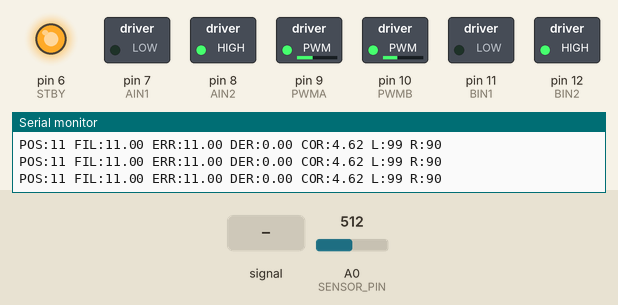
Simulated run of this sketch. Board: Arduino Nano, built with avr-gcc and run on an emulated ATmega328P. Shown: switched loads named in the sketch (green lamp = pin HIGH), output pins drawn as LEDs (lit = HIGH), the last lines printed to the serial monitor. Dashed ring = blinking. The test bench sets the inputs (shaded band); at power-on: A0 (SENSOR_PIN) = 512. Pins used as bus, display or sensor lines are not drawn.

Above: at 2.2 s.
2.3 s: A0 (SENSOR_PIN) fed a 200 Hz sine of ±81 counts around its level
At 2.46 s:
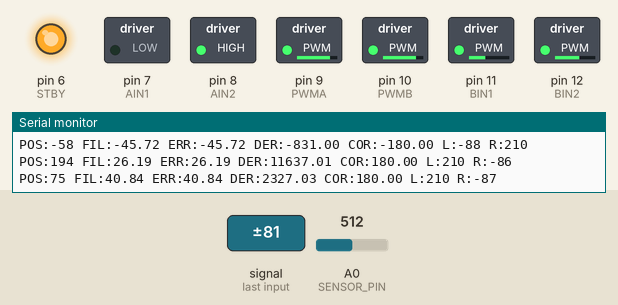
5.3 s: A0 (SENSOR_PIN) set to 710
At 6.4 s:
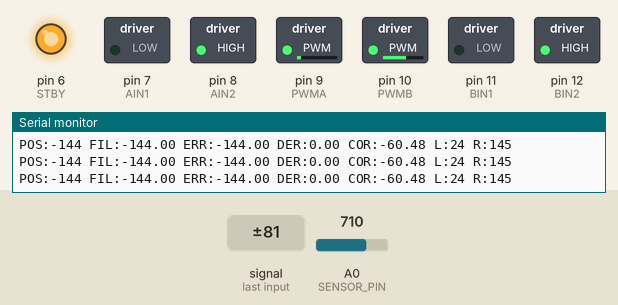
6.9 s: A0 (SENSOR_PIN) set to 511
At 8.2 s:
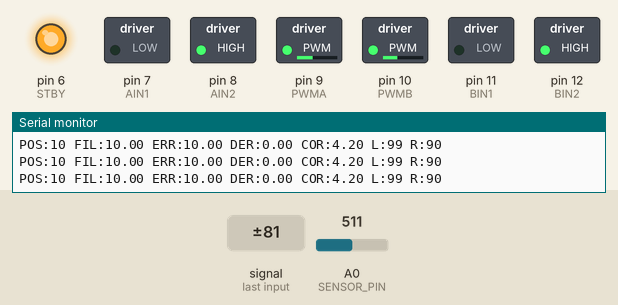
8.5 s: A0 (SENSOR_PIN) set to 900
At 9.4 s:
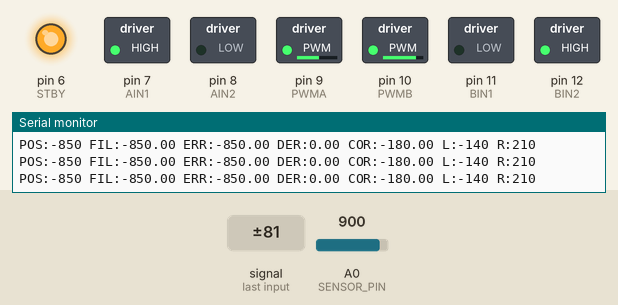
10.0 s: A0 (SENSOR_PIN) set to 799
13.0 s: A0 (SENSOR_PIN) set to 777
At 14.6 s:
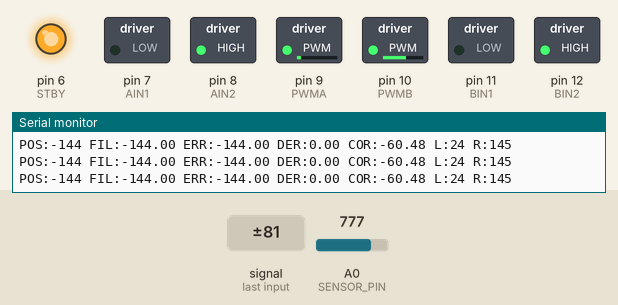
Timing chart, 0 to 15.7 s (numbered marks = the images above; inputs shaded):
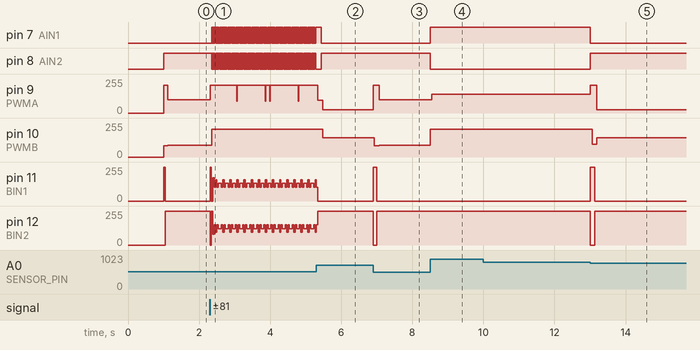

The sketch:

4000.ino
```cpp
// ============================================================
// 16 QTR + MUX + ARDUINO NANO + TB6612
// LINE FOLLOWER - CONTROL DIFERIT: WEIGHTED + FILTERED PD
// ============================================================

// ===================== MUX =====================

const byte S0 = 2;
const byte S1 = 3;
const byte S2 = 4;
const byte S3 = 5;

const byte SENSOR_PIN = A0;


// ===================== TB6612 =====================

const byte STBY = 6;

const byte AIN1 = 7;
const byte AIN2 = 8;
const byte PWMA = 9;

const byte PWMB = 10;
const byte BIN1 = 11;
const byte BIN2 = 12;


// ===================== CONTROL =====================

// Nu mai folosim Ki
float Kp = 0.42;
float Kd = 2.8;

// Viteza normală
int baseSpeed = 95;

// Limită absolută
int maxSpeed = 210;

// Viteză minimă când robotul corectează
int minSpeed = 35;


// ===================== SENZORI =====================

// Stânga -> dreapta
const int position[16] = {
  -750, -650, -550, -450,
  -350, -250, -150,  -50,
    50,  150,  250,  350,
   450,  550,  650,  750
};


// Valorile tale aproximative
const int sensorMin[16] = {
  250, 280, 280, 300,
  260, 550, 600, 600,
   40,  50, 100,  80,
  220, 250, 300, 400
};

const int sensorMax[16] = {
  520, 550, 550, 570,
  540, 850, 850, 850,
  450, 450, 500, 500,
  550, 580, 600, 700
};


// ===================== VARIABILE =====================

float filteredPosition = 0;
float previousPosition = 0;

unsigned long previousTime = 0;

int lastDirection = 1;


// ============================================================
// SELECTARE MUX
// ============================================================

void selectMux(byte channel) {

  digitalWrite(S0, channel & 0x01);
  digitalWrite(S1, channel & 0x02);
  digitalWrite(S2, channel & 0x04);
  digitalWrite(S3, channel & 0x08);

  delayMicroseconds(15);
}


// ============================================================
// CITIRE SENZOR
// ============================================================

int readSensor(byte channel) {

  selectMux(channel);

  return analogRead(SENSOR_PIN);
}


// ============================================================
// NORMALIZARE
// ============================================================

int normalizeSensor(byte i, int value) {

  int low = sensorMin[i];
  int high = sensorMax[i];

  // Valorile mici reprezintă linia
  int strength = map(value, low, high, 1000, 0);

  return constrain(strength, 0, 1000);
}


// ============================================================
// CALCUL POZIȚIE
// ============================================================

int calculatePosition() {

  long weighted = 0;
  long sum = 0;

  int strongestSensor = -1;
  int strongestValue = 0;


  for(byte i = 0; i < 16; i++) {

    int raw = readSensor(i);

    int strength = normalizeSensor(i, raw);

    if(strength > strongestValue) {
      strongestValue = strength;
      strongestSensor = i;
    }

    weighted += (long)strength * position[i];
    sum += strength;
  }


  // Nu avem linie
  if(sum < 700) {

    if(lastDirection < 0)
      return -850;
    else
      return 850;
  }


  int pos = weighted / sum;


  // Memorează direcția
  if(pos < -40)
    lastDirection = -1;

  if(pos > 40)
    lastDirection = 1;


  return pos;
}


// ============================================================
// CONTROL MOTOARE
// ============================================================

void motorLeft(int speed) {

  speed = constrain(speed, -255, 255);

  if(speed >= 0) {

    digitalWrite(AIN1, LOW);
    digitalWrite(AIN2, HIGH);

    analogWrite(PWMA, speed);

  } else {

    digitalWrite(AIN1, HIGH);
    digitalWrite(AIN2, LOW);

    analogWrite(PWMA, -speed);
  }
}


void motorRight(int speed) {

  speed = constrain(speed, -255, 255);

  if(speed >= 0) {

    digitalWrite(BIN1, LOW);
    digitalWrite(BIN2, HIGH);

    analogWrite(PWMB, speed);

  } else {

    digitalWrite(BIN1, HIGH);
    digitalWrite(BIN2, LOW);

    analogWrite(PWMB, -speed);
  }
}


// ============================================================
// SETARE MOTOARE
// ============================================================

void setMotors(int left, int right) {

  motorLeft(left);
  motorRight(right);
}


// ============================================================
// STOP
// ============================================================

void stopMotors() {

  analogWrite(PWMA, 0);
  analogWrite(PWMB, 0);

  digitalWrite(AIN1, LOW);
  digitalWrite(AIN2, LOW);

  digitalWrite(BIN1, LOW);
  digitalWrite(BIN2, LOW);
}


// ============================================================
// SETUP
// ============================================================

void setup() {

  Serial.begin(115200);


  pinMode(S0, OUTPUT);
  pinMode(S1, OUTPUT);
  pinMode(S2, OUTPUT);
  pinMode(S3, OUTPUT);

  pinMode(STBY, OUTPUT);

  pinMode(AIN1, OUTPUT);
  pinMode(AIN2, OUTPUT);
  pinMode(PWMA, OUTPUT);

  pinMode(BIN1, OUTPUT);
  pinMode(BIN2, OUTPUT);
  pinMode(PWMB, OUTPUT);


  digitalWrite(STBY, HIGH);

  stopMotors();

  delay(1000);

  previousTime = micros();
}


// ============================================================
// LOOP
// ============================================================

void loop() {

  // ----------------------------------------------------------
  // 1. CITIM POZIȚIA
  // ----------------------------------------------------------

  int positionNow = calculatePosition();


  // ----------------------------------------------------------
  // 2. FILTRARE
  // ----------------------------------------------------------

  // Filtru simplu:
  // 70% poziția veche
  // 30% poziția nouă

  filteredPosition =
      filteredPosition * 0.70 +
      positionNow * 0.30;


  // ----------------------------------------------------------
  // 3. EROARE
  // ----------------------------------------------------------

  float error = filteredPosition;


  // ----------------------------------------------------------
  // 4. DERIVATIVĂ
  // ----------------------------------------------------------

  unsigned long now = micros();

  float dt = (now - previousTime) / 1000000.0;

  previousTime = now;

  if(dt < 0.001)
    dt = 0.001;

  if(dt > 0.05)
    dt = 0.05;


  float derivative =
      (filteredPosition - previousPosition) / dt;

  previousPosition = filteredPosition;


  // ----------------------------------------------------------
  // 5. PD
  // ----------------------------------------------------------

  float correction =
      Kp * error +
      Kd * derivative;


  // Limităm corecția
  correction = constrain(correction, -180, 180);


  // ----------------------------------------------------------
  // 6. VITEZĂ DINAMICĂ
  // ----------------------------------------------------------

  // Cu cât suntem mai departe de centru,
  // cu atât încetinim robotul.

  int absError = abs((int)error);

  int dynamicSpeed =
      baseSpeed - map(
        constrain(absError, 0, 750),
        0,
        750,
        0,
        55
      );


  dynamicSpeed =
      constrain(dynamicSpeed, minSpeed, baseSpeed);


  // ----------------------------------------------------------
  // 7. MOTOR MIXING
  // ----------------------------------------------------------

  int leftSpeed =
      dynamicSpeed + correction;

  int rightSpeed =
      dynamicSpeed - correction;


  // ----------------------------------------------------------
  // 8. LIMITARE
  // ----------------------------------------------------------

  leftSpeed =
      constrain(leftSpeed, -maxSpeed, maxSpeed);

  rightSpeed =
      constrain(rightSpeed, -maxSpeed, maxSpeed);


  // ----------------------------------------------------------
  // 9. MOTOARE
  // ----------------------------------------------------------

  setMotors(leftSpeed, rightSpeed);


  // ----------------------------------------------------------
  // DEBUG
  // ----------------------------------------------------------

  Serial.print("POS:");
  Serial.print(positionNow);

  Serial.print(" FIL:");
  Serial.print(filteredPosition);

  Serial.print(" ERR:");
  Serial.print(error);

  Serial.print(" DER:");
  Serial.print(derivative);

  Serial.print(" COR:");
  Serial.print(correction);

  Serial.print(" L:");
  Serial.print(leftSpeed);

  Serial.print(" R:");
  Serial.println(rightSpeed);
}
```

Measured:
- the behaviour switches between 789 and 788 on A0 (SENSOR_PIN) (found by bisection; images 4 and 5)
- after the input at 2.3 s, pin 7 (AIN1), pin 8 (AIN2): alternates HIGH for 0.01 s and LOW for 0.01 s, starting after 0.06 s; pin 10 (PWMB): 90/255 → 210/255 after 0.06 s
- after the input at 5.3 s, pin 10 (PWMB): 210/255 → 145/255 after 0.17 s
- after the input at 6.9 s, pin 9 (PWMA): 24/255 → 210/255 at once, → 99/255 0.16 s later; pin 10 (PWMB): 145/255 → 85/255 at once, → 90/255 0.14 s later; pin 11 (BIN1): 0/255 → 255/255 at once, → 0/255 0.10 s later; pin 12 (BIN2): 255/255 → 0/255 at once, → 255/255 0.10 s later
- after the input at 8.5 s, pin 7 (AIN1): LOW → HIGH at once; pin 8 (AIN2): HIGH → LOW at once; pin 9 (PWMA): 99/255 → 140/255 at once; pin 10 (PWMB): 90/255 → 210/255 at once
- after the input at 13.0 s, pin 7 (AIN1): HIGH → LOW at once; pin 8 (AIN2): LOW → HIGH at once; pin 9 (PWMA): 140/255 → 210/255 at once, → 24/255 0.19 s later; pin 10 (PWMB): 210/255 → 95/255 after 0.06 s, → 145/255 0.13 s later; pin 11 (BIN1): 0/255 → 255/255 at once, → 0/255 0.12 s later
